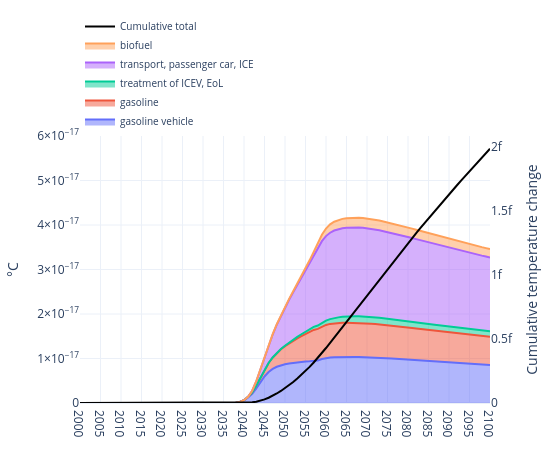

The cell this chart's notebook holds for it:
### Code cell
from trails import plot_temp

plot_temp(
    trails,
    by="root activity",
    title="Temperature change by root activity",
    method_label="°C",
    year_range=(2000, 2100),
    y_max=0.6e-16,
    #show_cumulative_quantile_band=True
)
